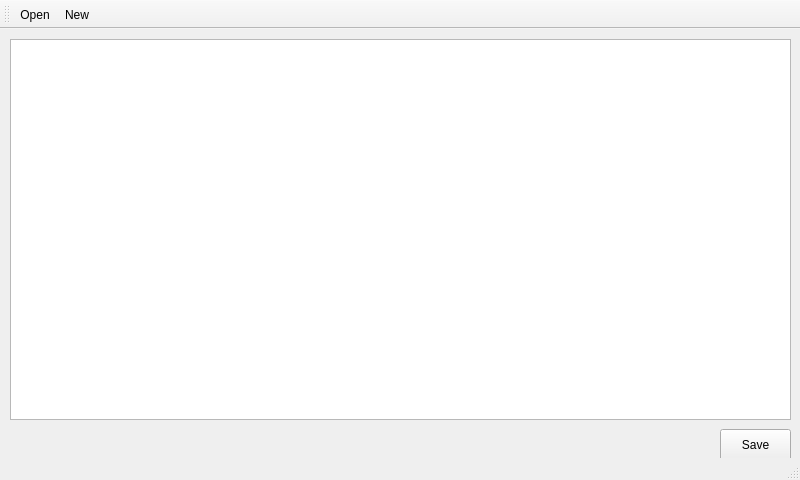
<?xml version="1.0" encoding="UTF-8"?>
<ui version="4.0">
 <class>ScriptWindow</class>
 <widget class="QMainWindow" name="ScriptWindow">
  <property name="geometry">
   <rect>
    <x>0</x>
    <y>0</y>
    <width>800</width>
    <height>480</height>
   </rect>
  </property>
  <property name="windowTitle">
   <string>MainWindow</string>
  </property>
  <widget class="QWidget" name="centralwidget">
   <widget class="QTextBrowser" name="textBrowser">
    <property name="geometry">
     <rect>
      <x>10</x>
      <y>10</y>
      <width>781</width>
      <height>381</height>
     </rect>
    </property>
    <property name="readOnly">
     <bool>false</bool>
    </property>
    <property name="html">
     <string>&lt;!DOCTYPE HTML PUBLIC &quot;-//W3C//DTD HTML 4.0//EN&quot; &quot;http://www.w3.org/TR/REC-html40/strict.dtd&quot;&gt;
&lt;html&gt;&lt;head&gt;&lt;meta name=&quot;qrichtext&quot; content=&quot;1&quot; /&gt;&lt;style type=&quot;text/css&quot;&gt;
p, li { white-space: pre-wrap; }
&lt;/style&gt;&lt;/head&gt;&lt;body style=&quot; font-family:'.SF NS Text'; font-size:13pt; font-weight:400; font-style:normal;&quot;&gt;
&lt;p style=&quot;-qt-paragraph-type:empty; margin-top:0px; margin-bottom:0px; margin-left:0px; margin-right:0px; -qt-block-indent:0; text-indent:0px; background-color:#ffffff;&quot;&gt;&lt;br /&gt;&lt;/p&gt;&lt;/body&gt;&lt;/html&gt;</string>
    </property>
   </widget>
   <widget class="QPushButton" name="pushButton">
    <property name="geometry">
     <rect>
      <x>720</x>
      <y>400</y>
      <width>71</width>
      <height>32</height>
     </rect>
    </property>
    <property name="text">
     <string>Save</string>
    </property>
   </widget>
  </widget>
  <widget class="QStatusBar" name="statusbar"/>
  <widget class="QToolBar" name="toolBar">
   <property name="windowTitle">
    <string>toolBar</string>
   </property>
   <attribute name="toolBarArea">
    <enum>TopToolBarArea</enum>
   </attribute>
   <attribute name="toolBarBreak">
    <bool>false</bool>
   </attribute>
   <addaction name="actionOpen"/>
   <addaction name="actionNew"/>
  </widget>
  <action name="actionOpen">
   <property name="icon">
    <iconset resource="Icons/myres.qrc">
     <normaloff>:/Icons/open.png</normaloff>:/Icons/open.png</iconset>
   </property>
   <property name="text">
    <string>Open</string>
   </property>
   <property name="toolTip">
    <string>Open Script</string>
   </property>
  </action>
  <action name="actionNew">
   <property name="icon">
    <iconset resource="Icons/myres.qrc">
     <normaloff>:/Icons/new.png</normaloff>:/Icons/new.png</iconset>
   </property>
   <property name="text">
    <string>New</string>
   </property>
   <property name="toolTip">
    <string>New Script</string>
   </property>
  </action>
 </widget>
 <resources>
  <include location="Icons/myres.qrc"/>
 </resources>
 <connections/>
</ui>
